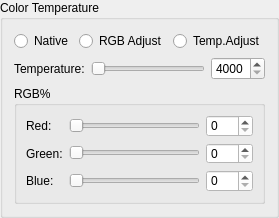
        <widget class="QGroupBox" name="Color_Temperature_Group">
         <property name="minimumSize">
          <size>
           <width>0</width>
           <height>218</height>
          </size>
         </property>
         <property name="maximumSize">
          <size>
           <width>16777215</width>
           <height>218</height>
          </size>
         </property>
         <property name="title">
          <string>Color Temperature</string>
         </property>
         <layout class="QGridLayout" name="gridLayout_9">
          <item row="1" column="0">
           <layout class="QHBoxLayout" name="horizontalLayout_8">
            <item>
             <widget class="QLabel" name="label_36">
              <property name="maximumSize">
               <size>
                <width>160</width>
                <height>16777215</height>
               </size>
              </property>
              <property name="text">
               <string>Temperature:</string>
              </property>
             </widget>
            </item>
            <item>
             <widget class="QSlider" name="ColorTemp_Slider">
              <property name="focusPolicy">
               <enum>Qt::NoFocus</enum>
              </property>
              <property name="minimum">
               <number>0</number>
              </property>
              <property name="maximum">
               <number>11</number>
              </property>
              <property name="singleStep">
               <number>0</number>
              </property>
              <property name="pageStep">
               <number>0</number>
              </property>
              <property name="value">
               <number>0</number>
              </property>
              <property name="orientation">
               <enum>Qt::Horizontal</enum>
              </property>
             </widget>
            </item>
            <item>
             <widget class="QSpinBox" name="ColorTemp_spinBox">
              <property name="focusPolicy">
               <enum>Qt::NoFocus</enum>
              </property>
              <property name="minimum">
               <number>4000</number>
              </property>
              <property name="maximum">
               <number>9500</number>
              </property>
              <property name="singleStep">
               <number>500</number>
              </property>
             </widget>
            </item>
           </layout>
          </item>
          <item row="2" column="0">
           <widget class="QGroupBox" name="RGB_Group">
            <property name="title">
             <string>RGB%</string>
            </property>
            <layout class="QGridLayout" name="gridLayout_10">
             <item row="1" column="2">
              <widget class="QSpinBox" name="Green_spinBox">
               <property name="minimumSize">
                <size>
                 <width>0</width>
                 <height>20</height>
                </size>
               </property>
               <property name="focusPolicy">
                <enum>Qt::StrongFocus</enum>
               </property>
               <property name="styleSheet">
                <string notr="true">background-color: rgb(255, 255, 255);</string>
               </property>
               <property name="maximum">
                <number>100</number>
               </property>
              </widget>
             </item>
             <item row="2" column="0">
              <widget class="QLabel" name="label_39">
               <property name="text">
                <string>Blue:</string>
               </property>
              </widget>
             </item>
             <item row="2" column="1">
              <widget class="QSlider" name="Blue_Slider">
               <property name="minimumSize">
                <size>
                 <width>0</width>
                 <height>20</height>
                </size>
               </property>
               <property name="focusPolicy">
                <enum>Qt::NoFocus</enum>
               </property>
               <property name="minimum">
                <number>0</number>
               </property>
               <property name="maximum">
                <number>100</number>
               </property>
               <property name="pageStep">
                <number>1</number>
               </property>
               <property name="value">
                <number>0</number>
               </property>
               <property name="orientation">
                <enum>Qt::Horizontal</enum>
               </property>
               <property name="tickPosition">
                <enum>QSlider::NoTicks</enum>
               </property>
               <property name="tickInterval">
                <number>20</number>
               </property>
              </widget>
             </item>
             <item row="1" column="0">
              <widget class="QLabel" name="label_38">
               <property name="text">
                <string>Green:</string>
               </property>
              </widget>
             </item>
             <item row="2" column="2">
              <widget class="QSpinBox" name="Blue_spinBox">
               <property name="minimumSize">
                <size>
                 <width>0</width>
                 <height>20</height>
                </size>
               </property>
               <property name="focusPolicy">
                <enum>Qt::WheelFocus</enum>
               </property>
               <property name="styleSheet">
                <string notr="true">background-color: rgb(255, 255, 255);</string>
               </property>
               <property name="maximum">
                <number>100</number>
               </property>
              </widget>
             </item>
             <item row="0" column="0">
              <widget class="QLabel" name="label_37">
               <property name="text">
                <string>Red:</string>
               </property>
              </widget>
             </item>
             <item row="0" column="1">
              <widget class="QSlider" name="Red_Slider">
               <property name="minimumSize">
                <size>
                 <width>0</width>
                 <height>20</height>
                </size>
               </property>
               <property name="focusPolicy">
                <enum>Qt::NoFocus</enum>
               </property>
               <property name="minimum">
                <number>0</number>
               </property>
               <property name="maximum">
                <number>100</number>
               </property>
               <property name="singleStep">
                <number>0</number>
               </property>
               <property name="pageStep">
                <number>0</number>
               </property>
               <property name="value">
                <number>0</number>
               </property>
               <property name="orientation">
                <enum>Qt::Horizontal</enum>
               </property>
               <property name="tickPosition">
                <enum>QSlider::NoTicks</enum>
               </property>
               <property name="tickInterval">
                <number>20</number>
               </property>
              </widget>
             </item>
             <item row="0" column="2">
              <widget class="QSpinBox" name="Red_spinBox">
               <property name="minimumSize">
                <size>
                 <width>0</width>
                 <height>20</height>
                </size>
               </property>
               <property name="focusPolicy">
                <enum>Qt::StrongFocus</enum>
               </property>
               <property name="styleSheet">
                <string notr="true">background-color: rgb(255, 255, 255);</string>
               </property>
               <property name="maximum">
                <number>100</number>
               </property>
              </widget>
             </item>
             <item row="1" column="1">
              <widget class="QSlider" name="Green_Slider">
               <property name="minimumSize">
                <size>
                 <width>0</width>
                 <height>20</height>
                </size>
               </property>
               <property name="focusPolicy">
                <enum>Qt::NoFocus</enum>
               </property>
               <property name="minimum">
                <number>0</number>
               </property>
               <property name="maximum">
                <number>100</number>
               </property>
               <property name="singleStep">
                <number>0</number>
               </property>
               <property name="pageStep">
                <number>0</number>
               </property>
               <property name="value">
                <number>0</number>
               </property>
               <property name="orientation">
                <enum>Qt::Horizontal</enum>
               </property>
               <property name="tickPosition">
                <enum>QSlider::NoTicks</enum>
               </property>
               <property name="tickInterval">
                <number>20</number>
               </property>
              </widget>
             </item>
            </layout>
           </widget>
          </item>
          <item row="0" column="0">
           <layout class="QHBoxLayout" name="horizontalLayout_23">
            <item>
             <widget class="QRadioButton" name="Color_Native_RadioButton">
              <property name="focusPolicy">
               <enum>Qt::NoFocus</enum>
              </property>
              <property name="text">
               <string>Native</string>
              </property>
             </widget>
            </item>
            <item>
             <widget class="QRadioButton" name="Color_RGB_RadioButton">
              <property name="focusPolicy">
               <enum>Qt::NoFocus</enum>
              </property>
              <property name="text">
               <string>RGB Adjust</string>
              </property>
             </widget>
            </item>
            <item>
             <widget class="QRadioButton" name="Color_Temp_RadioButton">
              <property name="focusPolicy">
               <enum>Qt::NoFocus</enum>
              </property>
              <property name="text">
               <string>Temp.Adjust</string>
              </property>
             </widget>
            </item>
           </layout>
          </item>
         </layout>
        </widget>
